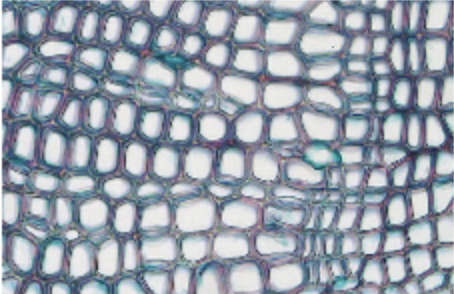
#> input picture Images/Cells.jpg, 454 x 294 px, found by its file name
$ jupyter execute --allow-errors August18th_Solutions.ipynb
#> lines starting #> are read from the running program, lines starting #| are printed output that depends on the picture
[cell 1]
import numpy as np

# 1- Plots and Visualization

There are different packages meant for plotting and visualizing data. The most common for graphs in 2D is matplotlib. For many different examples and usage see:
https://matplotlib.org/gallery/index.html

[cell 2]
import matplotlib.pyplot as plt

[cell 3]
# x coordinates
xi = [0,1,2,3,4,5]
#y coordinates
yi = [0,1,4,5,6,20]

plt.plot(xi,yi)
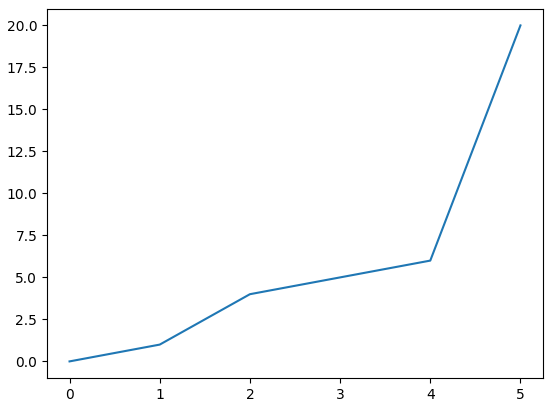
#> figure drawn by matplotlib, 1 panel

[cell 4]
#the option 'o' plots just the points.
plt.plot(xi,yi,'o')

For plotting in 3D, need to add another library.

[cell 5]
from mpl_toolkits.mplot3d import axes3d

# 2- Persistent Homology in toolkit for Python

The python package ```ripser``` is used to compute persistent homology and visualize the results using python.

[cell 6]
from ripser import ripser, lower_star_img
from persim import plot_diagrams

### 2.1 Sampling points on $\mathbb{R}^2$

A nice way to learn how to use the package is by studying well known objects. The idea is to generate random points on a surface and use the software to recover the surface. The function that generates $n$ random points in $\mathbb{R}^d$ is ```np.random.random((n,d))```. All the coordinates are between 0 and 1.

[cell 7]
#four random points in R^2
print(np.random.random((4,2)))

[cell 8]
#two random point in R^4
print(np.random.random((2,4)))

#### Random points on the plane:

[cell 9]
#generate 100 random points in
random_pts_plane = np.random.random((100,2))

#print first 10 points in the list
random_pts_plane[:10]

[cell 10]
#visualize the points using plot(x,y,--options)
plt.plot(random_pts_plane[:,0],random_pts_plane[:,1],"o")
plt.show()
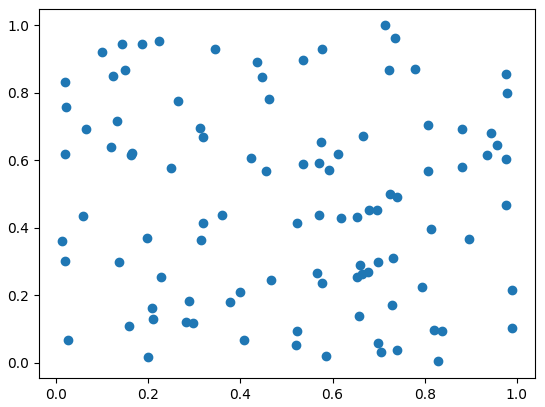
#> figure drawn by matplotlib, 1 panel

The persistent homology of this set of points can be computed using ```ripser```. To see the persistence diagram we use ```plot_diagrams``` from the ```persim```library.

In this example, there aren't any relevant topological structures.

#> (a cell that did not finish here is left out)

### Exercises
#### 1- Reducing the number of random points, how does the persistence diagram change?

#> (a cell that did not finish here is left out)

#### 2- Sampling points on a circle. Taking a point $v=(x,y)$ on the plane we can obtain a point in the unit circle by dividing by the modulus:
$$\tilde{p}=\frac{v}{\lvert v\rvert}=\frac{(x,y)}{\sqrt{x^2+y^2}}.$$
```Numpy``` has the function ```np.linalg.norm()``` to compute the norm $\lvert v\rvert$ of a vector.

[cell 13]
#norm of the vector [1,1]
print(np.linalg.norm([1,1]))
#point in the circle
print([1,1]/np.linalg.norm([1,1]))

#### Sample 100 points in a circle and plot the persistence diagram. Do the same for 5 points and 20. Compare the performances.

[cell 14]
#do your work here
numpts=5

pts_circle=np.array([pt/np.linalg.norm(pt) for pt in np.random.random((numpts,2))-[0.5,0.5]])

#> (the rest of this cell did not finish here and is left out)

[cell 15]
numpts=50

pts_circle=np.array([pt/np.linalg.norm(pt) for pt in np.random.random((numpts,2))-[0.5,0.5]])

#> (the rest of this cell did not finish here and is left out)

#### 3- The following code adds noise to the . Compare by changing the value of the parameters ```noise``` and ```numpts```

[cell 16]
#edit these parameters
noise=0.7
numpts=50

#do NOT modify this part
pts_circle_noise=np.array([np.random.random((1,2))[0]*noise + p/np.linalg.norm(p) for p in np.random.random((numpts,2))-[0.5,0.5]])
plt.plot(pts_circle_noise[:,0],pts_circle_noise[:,1],"o")
plt.show()
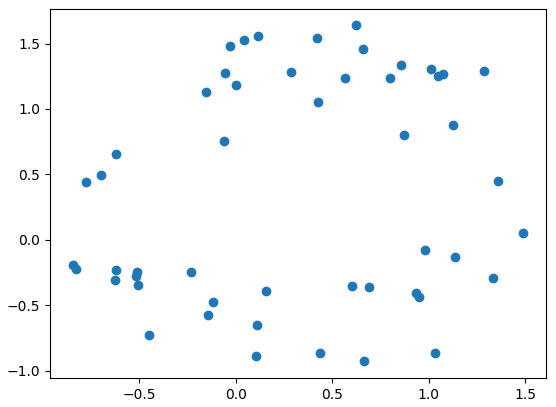
#> figure drawn by matplotlib, 1 panel

#> (a cell that did not finish here is left out)

### 2.2 Sampling points on $\mathbb{R}^3$
Now we test the same idea for higher dimensions. Again, if we just sample random points, the persistence diagrams shouldn't show any relevant topological properties.

[cell 18]
#generate 100 random points in 3D space
random_pts_3d=np.random.random((100,3))
print(random_pts_3d[:10])

[cell 19]
#separate the first, second and third coordinates
xin = [pt[0] for pt in random_pts_3d]
yin = [pt[1] for pt in random_pts_3d]
zin = [pt[2] for pt in random_pts_3d]

fig,ax = plt.subplots(1, 1, subplot_kw={'projection':'3d', 'aspect':'equal'})
ax.scatter(xin, yin, zin, s=100, c='r', zorder=10)
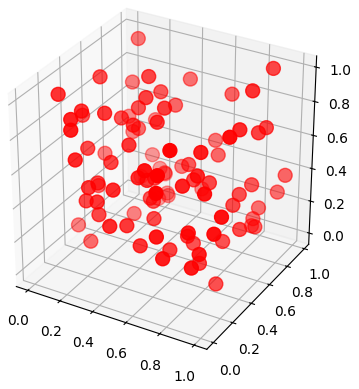
#> figure drawn by matplotlib, 1 panel

Since now we are working in 3D, we add the option ```maxdim=2``` to the function ```ripser```. The following diagram doesn't show any relevant topology.

#> (a cell that did not finish here is left out)

### Exercises
#### 1- Generate random points on a sphere. Check that if enough points are generated, the persistence diagram shows 1 component, 1 void and no holes.

[cell 21]
numpts=1000
pts_sphere=np.array([pt/np.linalg.norm(pt) for pt in np.random.random((numpts,3))-[0.5,0.5,0.5]])
print(pts_sphere[:5])

[cell 22]
fig,ax = plt.subplots(1, 1, subplot_kw={'projection':'3d', 'aspect':'equal'})
ax.scatter(pts_sphere[:,0], pts_sphere[:,1], pts_sphere[:,2], s=1, c='r', zorder=10)
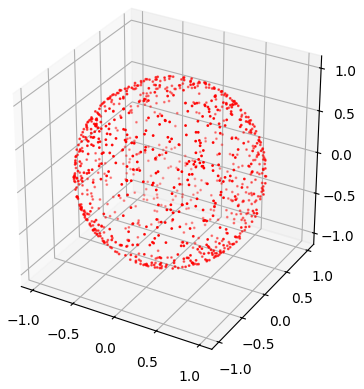
#> figure drawn by matplotlib, 1 panel

#> (a cell that did not finish here is left out)

#### 2- Do the same for the torus, . Check that if enough points are generated, the persistence diagram shows 1 component, 2 holes and 1 void.

# 3- Cell Counting (from https://ripser.scikit-tda.org)

Let’s now look at a slightly more exciting example. We’ll analyze the following creative commons image of plant cells, taken from this link

When we convert this image to grayscale in the range $[0,255]$, where 0 is dark and 255 is bright, we see that the interiors of the cells are high while each cell meets at a saddle point somewhere on the boundary which is closer to 0.

In this case, we posit that there is a local max of large persistence within each cell; that is, we want to perform a superlevelset / upper star filtration. To hack our code so that it works for local maxes instead of local mins, we can simply feed the lower star filtration function the negative of the image. Let’s do this now and plot the lifetimes:

[cell 24]
import scipy
from scipy import ndimage
import PIL
cells_original = plt.imread("Cells.jpg")
#> cells_original is the input picture: shape (294, 454, 4) float32; mean R, G, B, A 0.594, 0.628, 0.673, 1
#> (the rest of this cell did not finish here and is left out)
